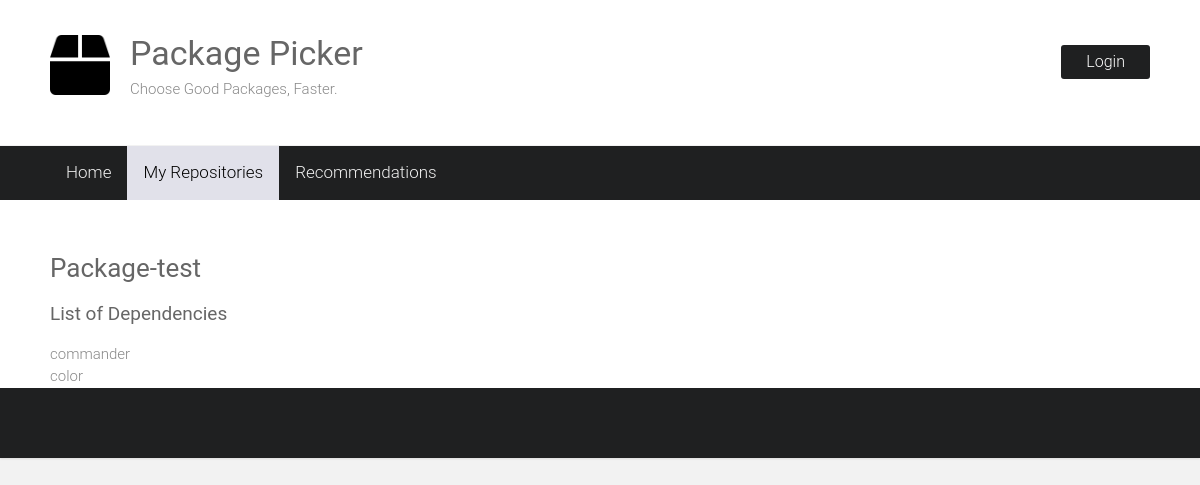
/repository/1/, run on the app's committed database.
### repositories/models.py (models this page shows, shortened)
class Repository(models.Model):
    name = models.CharField(max_length=50)
    updated_date = models.DateTimeField()
    dependencies = models.ManyToManyField('Dependency', blank=True)

class Dependency(models.Model):
    name = models.CharField(max_length=30)

### repositories/views.py (the view)
# urls.py: url(r'^repository/(\d+)/', views.repository_detail, name='repository_detail'),
def repository_detail(request, id):
    try:
        repository = Repository.objects.get(id=id)
    except Repository.DoesNotExist:
        raise Http404('Repository not found')
    return render(request, 'repository_detail.html', {'repository': repository})

### repositories/templates/repository_detail.html
{% extends "base.html" %}
{% block content %}
<div>
  <div class="menunav">
      <div class="inner-wrap">
          <a href="/">Home</a>
          <a class="active" href="/myrepositories">My Repositories</a>
          <a href="/recommendations">Recommendations</a>
      </div>
  </div>
  <div class="main-wrapper">
      <div class="single-page clearfix">
          <div class="inner-wrap">
              <h3>{{ repository.name|capfirst }}</h3>
              <div>
                  <h6>List of Dependencies</h6>
                  {% if repository.dependencies.all %}
                  <ul>
                      {% for dependency in repository.dependencies.all %}
                      <li>{{ dependency.name }}</li>
                      {% endfor %}
                  </ul>
                  {% endif %}
              </div>
          </div>
      </div>
</div>
{% endblock %}

### static/style.css (style rules this page uses)
html, body, div, span, applet, object, iframe, h1, h2, h3, h4, h5, h6, p, blockquote, pre, a, abbr, acronym, address, big, cite, code, del, dfn, em, font, ins, kbd, q, s, samp, small, strike, strong, sub, sup, tt, var, dl, dt, dd, ol, ul, li, fieldset, form, label, legend, table, caption, tbody, tfoot, thead, tr, th, td { border: 0; font: inherit; font-size: 100%; font-style: inherit; font-weight: inherit; margin: 0; outline: 0; padding: 0; vertical-align: baseline; }
html { overflow-y: scroll; -webkit-text-size-adjust: 100%; -ms-text-size-adjust: 100%; }
h1, h2, h3, h4, h5, h6 { color: #666666; line-height: 1.4; padding-bottom: 15px; font-weight: normal; }
h3 { font-size: 26px; }
h6 { font-size: 19px; }
body, button, input, select, textarea { color: #888888; font-size: 15px; line-height: 1.5; font-family: 'Roboto', sans-serif; font-weight: 300; }
ul, ol { list-style: none; }
body { background: #f2f2f2; }
a { color: #80abc8; text-decoration: none; -webkit-transition: 0.25s ease-in-out; -moz-transition: 0.25s ease-in-out; transition: 0.25s ease-in-out; -ms-transition: 0.25s ease-in-out; -o-transition: 0.25s ease-in-out; }
.clearfix:after { visibility: hidden; display: block; font-size: 0; content: " "; clear: both; height: 0; }
.clearfix { display: inline-block; }
.clearfix { display: block; }
.menunav { background-color: #1f2021; overflow: hidden; }
.menunav a { float: left; color: #f2f2f2; text-align: center; padding: 14px 16px; text-decoration: none; font-size: 17px; }
.menunav a.active { background-color: #e1e1ea; color: black; }
body { padding-top: 30px; padding-bottom: 30px; }
body.wide { padding-top: 0; padding-bottom: 0; }
.inner-wrap { max-width: 1100px; margin: 0 auto; }
.single-page { margin-top: 50px; }

### data on the page
Repository: name "Package-test"
Dependency: name "commander"
Dependency: name "color"
